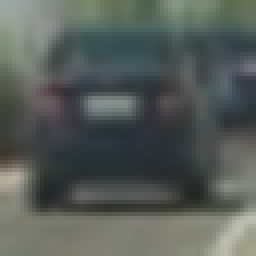
#> input picture examples/image0000.png, 64 x 64 px, found by its file name (shown 4 times larger)
$ jupyter execute --allow-errors Untitled1.ipynb   (shell and % lines are left out)   (older library calls are emulated)
#> lines starting #> are read from the running program, lines starting #| are printed output that depends on the picture
[cell 1]
import matplotlib.pyplot as plt
import numpy as np
import cv2
import glob
import os
from skimage.feature import hog
from random import shuffle
from sklearn import svm
from sklearn.preprocessing import StandardScaler
import time
from scipy.ndimage.measurements import label


color_space = 'YUV' # Can be RGB, HSV, LUV, HLS, YUV, YCrCb
orient = 15  # HOG orientations
pix_per_cell = 8 # HOG pixels per cell
cell_per_block = 2 # HOG cells per block
hog_channel = "ALL" # Can be 0, 1, 2, or "ALL"
spatial_size = (32, 32) # Spatial binning dimensions
hist_bins = 32    # Number of histogram bins
spatial_feat = True # Spatial features on or off
hist_feat = True # Histogram features on or off
hog_feat = True # HOG features on or off

# Define a function to compute binned color features
# [17 lines left out: functions bin_spatial, color_hist, not called in this run]

# Define a function to return HOG features and visualization
def get_hog_features(img, orient, pix_per_cell, cell_per_block,
                        vis=False, feature_vec=True):
    # Call with two outputs if vis==True
    if vis == True:
        features, hog_image = hog(img, orientations=orient,
                                  pixels_per_cell=(pix_per_cell, pix_per_cell),
                                  cells_per_block=(cell_per_block, cell_per_block),
                                  transform_sqrt=True,
                                  visualise=vis, feature_vector=feature_vec)
        return features, hog_image
    # Otherwise call with one output
    else:
        features = hog(img, orientations=orient,
                       pixels_per_cell=(pix_per_cell, pix_per_cell),
                       cells_per_block=(cell_per_block, cell_per_block),
                       transform_sqrt=True,
                       visualise=vis, feature_vector=feature_vec)
        return features

# [45 lines left out: function single_img_features, not called in this run]


assert os.path.isfile('/local/mnt/workspace/chris/projects/udacity/CarND-Vehicle-Detection/vehicles/GTI_Far/image0000.png')
assert os.path.isfile('/local/mnt/workspace/chris/projects/udacity/CarND-Vehicle-Detection/non-vehicles/Extras/extra1.png')


car_image = cv2.imread('/local/mnt/workspace/chris/projects/udacity/CarND-Vehicle-Detection/vehicles/GTI_Far/image0000.png')
#> car_image is the input picture: shape (64, 64, 3); mean B, G, R 89, 93.3, 86.6
notcar_image = cv2.imread('/local/mnt/workspace/chris/projects/udacity/CarND-Vehicle-Detection/non-vehicles/Extras/extra1.png')
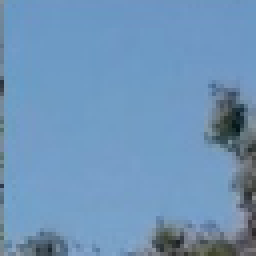
#> input picture examples/extra1.png, 64 x 64 px, found by its file name (shown 4 times larger)
#> notcar_image is the input picture: shape (64, 64, 3); mean B, G, R 184.1, 148.3, 111.1


converted_car_image = cv2.cvtColor(car_image, cv2.COLOR_BGR2YUV)
#> converted_car_image: shape (64, 64, 3); mean of channels 0, 1, 2 90.8, 127.1, 124.3
car_ch1 = converted_car_image[:,:,0]
car_ch2 = converted_car_image[:,:,1]
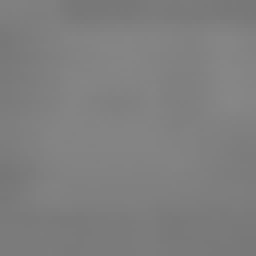
#> car_ch2: shape (64, 64) (shown 4 times larger); min 119, max 135, mean 127.1
car_ch3 = converted_car_image[:,:,2]

converted_notcar_image = cv2.cvtColor(notcar_image, cv2.COLOR_BGR2YUV)
#> converted_notcar_image: shape (64, 64, 3); mean of channels 0, 1, 2 141.3, 149.3, 101.5
notcar_ch1 = converted_notcar_image[:,:,0]
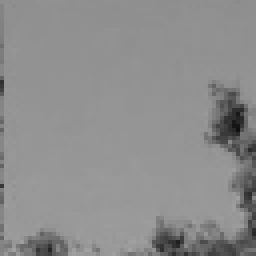
#> notcar_ch1: shape (64, 64) (shown 4 times larger); min 16, max 161, mean 141.3
notcar_ch2 = converted_notcar_image[:,:,1]
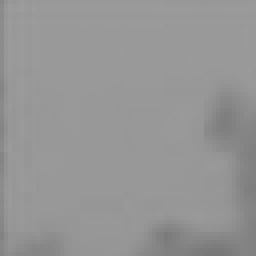
#> notcar_ch2: shape (64, 64) (shown 4 times larger); min 119, max 156, mean 149.3
notcar_ch3 = converted_notcar_image[:,:,2]
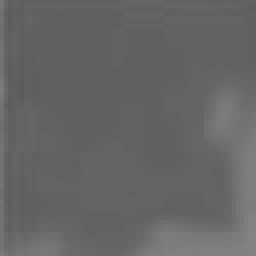
#> notcar_ch3: shape (64, 64) (shown 4 times larger); min 90, max 131, mean 101.5

car_hog_feature, car_hog_image = get_hog_features(car_ch1,
                                        orient, pix_per_cell, cell_per_block,
                                        vis=True, feature_vec=True)
#> in get_hog_features, `features, hog_image = hog(img, orientations=orient, pixels_per_cell=(p..`: features = 2940 values, max 0.64 at index 2707, min 0 at index 11, mean 0.0832
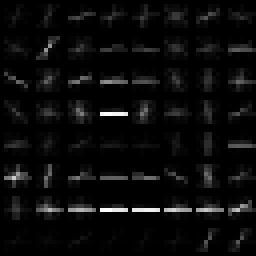
#> car_hog_image: shape (64, 64) float64 (shown 4 times larger); min 0, max 1.48, mean 0.0643; drawn with min black and max white
#> car_hog_feature has the same summary as features in get_hog_features

notcar_hog_feature, notcar_hog_image = get_hog_features(notcar_ch1,
                                        orient, pix_per_cell, cell_per_block,
                                        vis=True, feature_vec=True)
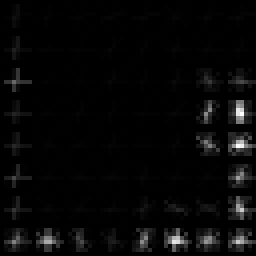
#> notcar_hog_image: shape (64, 64) float64 (shown 4 times larger); min 0, max 1.29, mean 0.0355; drawn with min black and max white
#> notcar_hog_feature = 2940 values, max 0.495 at index 420, min 0 at index 1, mean 0.0776

car_ch1_features = cv2.resize(car_ch1, spatial_size)
car_ch2_features = cv2.resize(car_ch2, spatial_size)
car_ch3_features = cv2.resize(car_ch3, spatial_size)
notcar_ch1_features = cv2.resize(notcar_ch1, spatial_size)
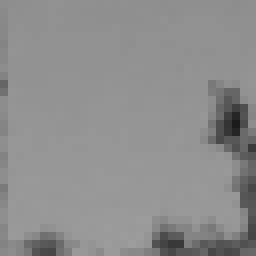
#> notcar_ch1_features: shape (32, 32) (shown 8 times larger); min 27, max 157, mean 141.4
notcar_ch2_features = cv2.resize(notcar_ch2, spatial_size)
notcar_ch3_features = cv2.resize(notcar_ch3, spatial_size)

def show_images(image1, image2, image3, image4,  image1_exp="Image 1", image2_exp="Image 2", image3_exp="Image 3", image4_exp="Image 4", save_name="save.jpg"):
#> called with image1_exp = 'Car ch 1', image2_exp = 'Car ch 1 HOG', image3_exp = 'Not Car ch 1', image4_exp = 'Not Car ch 1 HOG', save_name = 'hog.jpg'
    f, (ax1, ax2, ax3, ax4) = plt.subplots(1, 4, figsize=(24, 9))
    f.tight_layout()
    ax1.imshow(image1)
    ax1.set_title(image1_exp, fontsize=20)
    ax2.imshow(image2)
    ax2.set_title(image2_exp, fontsize=20)
    ax3.imshow(image3)
    ax3.set_title(image3_exp, fontsize=20)
    ax4.imshow(image4)
    ax4.set_title(image4_exp, fontsize=20)
    plt.subplots_adjust(left=0., right=1, top=0.9, bottom=0.)
    plt.savefig('examples/'+save_name)
show_images(car_ch1, car_hog_image, notcar_ch1, notcar_hog_image, "Car ch 1", "Car ch 1 HOG", "Not Car ch 1", "Not Car ch 1 HOG", "hog.jpg")
show_images(car_ch1, car_ch1_features, notcar_ch1, notcar_ch1_features, "Car ch 1", "Car ch 1 features", "Not Car ch 1", "Not Car ch 1 features", 'feature1.jpg')
show_images(car_ch2, car_ch2_features, notcar_ch2, notcar_ch2_features, "Car ch 2", "Car ch 2 features", "Not Car ch 2", "Not Car ch 2 features", 'feature2.jpg')
show_images(car_ch3, car_ch3_features, notcar_ch3, notcar_ch3_features, "Car ch 3", "Car ch 3 features", "Not Car ch 3", "Not Car ch 3 features", 'feature3.jpg')
